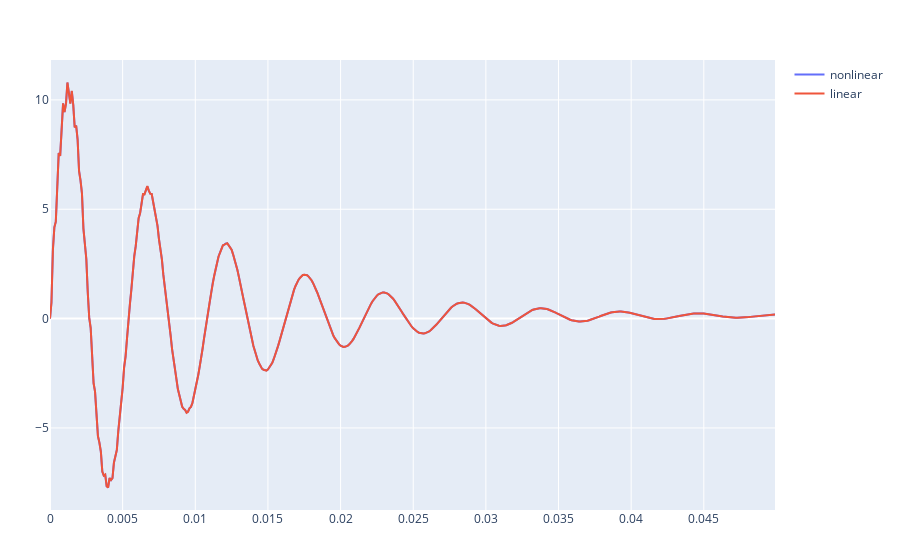

The code cell stored with this chart in its notebook:
### Code cell
t_nonlinear = collect(env_nonlinear.t0:env_nonlinear.ts:env_nonlinear.t)
p_nonlinear = scatter(x=t_nonlinear,y=sol_nonlinear,mode="lines",name="nonlinear")

t_linear = collect(env_linear.t0:env_linear.ts:env_linear.t)
p_linear = scatter(x=t_linear,y=sol_linear,mode="lines",name="linear")

plot([p_nonlinear,p_linear])

### Figure 1 — Plotly figure (JSON) as saved in the notebook; plotly's stock layout.template omitted (floating-point values rounded to 4 significant figures; data arrays with more than 128 entries replaced by an {"elided": "..."} marker saying what was removed)
{"data": [{"mode": "lines", "name": "nonlinear", "type": "scatter", "x": {"elided": "501 float values"}, "y": {"elided": "500 float values"}}, {"mode": "lines", "name": "linear", "type": "scatter", "x": {"elided": "501 float values"}, "y": {"elided": "500 float values"}}], "layout": {"margin": {"b": 50, "l": 50, "r": 50, "t": 60}}}
